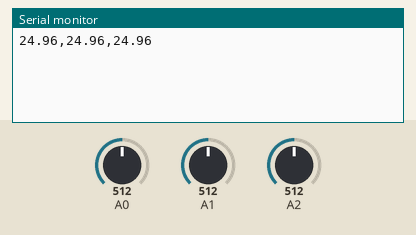
Bench run of a sketch on a simulated Arduino Uno, built with avr-gcc and run on an emulated ATmega328P. On the bench: the last lines printed to the serial monitor. Inputs (shaded band) come from the test bench; at power-on: A0 = 512, A1 = 512, A2 = 512.

Above: at 1.2 s.
1.3 s: A0 set to 716
At 1.8 s:
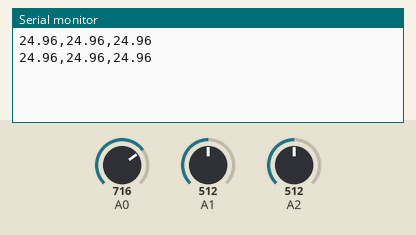
2.8 s: A1 set to 716
At 3.7 s:
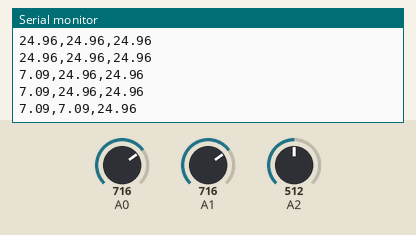
4.3 s: A2 set to 716
At 4.9 s:
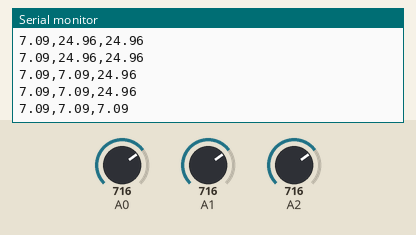
5.8 s: A0 set to 900
At 5.8 s:
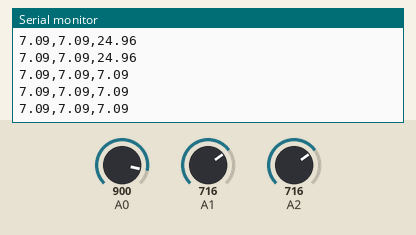
7.3 s: A1 set to 900
At 8.1 s:
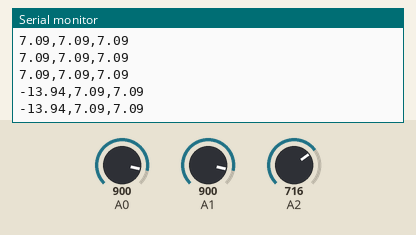
8.8 s: A2 set to 900
At 9.3 s:
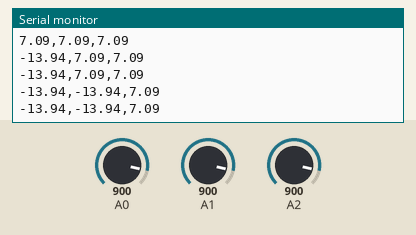
Timing chart, 0 to 11.3 s (numbered marks = the images above; inputs shaded):
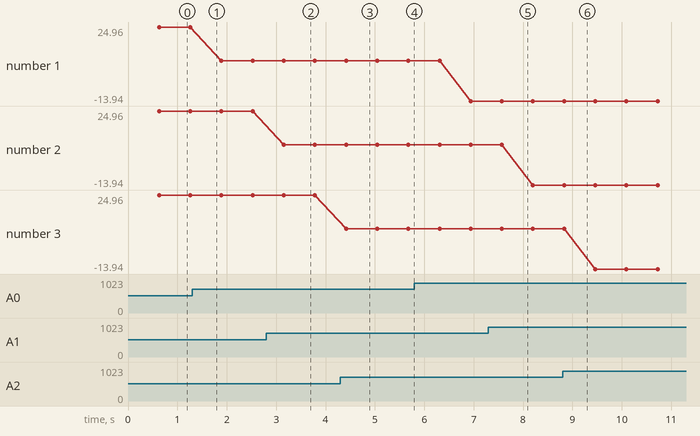

The sketch:

serialtemp.ino
```cpp
// (licence header left out)
#define THERMISTORNOMINAL 10000
// temp. for nominal resistance (almost always 25 C)
#define TEMPERATURENOMINAL 25
// how many samples to take and average, more takes longer but is more 'smooth'
#define NUMSAMPLES 41
#define MEDIAN 21
// The beta coefficient of the thermistor (usually 3000-4000)
#define BCOEFFICIENT 3950
// the value of the 'other' resistor
#define SERIESRESISTOR 10000

int samples[NUMSAMPLES];
int led2 = 13;
boolean onoff=false;
byte inputByte_0;
byte inputByte_1;

void setup(void) {
  Serial.begin(9600);
  analogReference(EXTERNAL);
  digitalWrite(led2, HIGH);
}
 void insertionSort(int list[])
{
    int temp;
    for(long i = 1; i < NUMSAMPLES; i++)
    {
        temp = list[i];
        long j;
        for(j = i-1; j >= 0 && list[j] > temp; j--)
        {
            list[j+1] = list[j];
        }
        list[j+1] = temp;
    }
}
float MeasureTemp(int pin) {
  uint8_t i;
  float average =0;
  // take N samples in a row, with a slight delay
  for (i=0; i< NUMSAMPLES; i++) {
   samples[i] = analogRead(pin);
   delay(5);
  }
  // average all the samples out
  //for (i=0; i< NUMSAMPLES; i++) {
  //   average += samples[i];
  //}
  //average /= NUMSAMPLES;
  insertionSort(samples);
  average = samples[MEDIAN];
  // convert the value to resistance
  average = 1023 / average - 1;
  average = SERIESRESISTOR / average;
  float steinhart;
  steinhart = average / THERMISTORNOMINAL;     // (R/Ro)
  steinhart = log(steinhart);                  // ln(R/Ro)
  steinhart /= BCOEFFICIENT;                   // 1/B * ln(R/Ro)
  steinhart += 1.0 / (TEMPERATURENOMINAL + 273.15); // + (1/To)
  steinhart = 1.0 / steinhart;                 // Invert
  steinhart -= 273.15;                         // convert to C
  return steinhart;
}
void loop(void) {
String Temperature="";

  if (Serial.available() == 2)
  {
    //Read buffer
    inputByte_0 = Serial.read();
    delay(100);
    inputByte_1 = Serial.read();
    delay(100);
  }
  //Check for start of Message
  if(inputByte_0 == 16)
  {
       //Detect Command type
       switch (inputByte_1)
       {
          case 128:
            //Say hello
            Serial.print("HELLO FROM ARDUINO");
            break;
        }
        //Clear Message bytes
        inputByte_0 = 0;
        inputByte_1 = 0;
  }

 Temperature += (String)MeasureTemp(A0)+",";
 Temperature += (String)MeasureTemp(A1)+",";
 Temperature += (String)MeasureTemp(A2); // you can change these to the amount of sensors you need or dynamically add them.
Serial.println(String(Temperature));

  if(onoff){
    digitalWrite(led2, LOW);
   }
   else{
    digitalWrite(led2, HIGH);
   }
  onoff = !onoff;
}
```

Measured:
- after the input at 2.8 s, the serial monitor: prints a new line after 0.35 s (image 2)
- after the input at 4.3 s, the serial monitor: prints a new line after 0.12 s (image 3)
- plotted number 1: 24.96 → 7.09 after the input at 1.3 s, 7.09 → -13.94 after the input at 5.8 s
